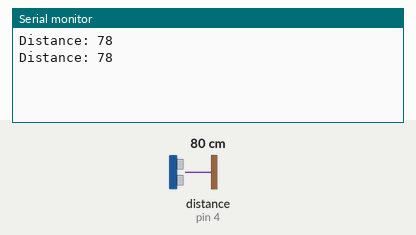
Bench run of a sketch on a simulated Arduino Uno, built with avr-gcc and run on an emulated ATmega328P. Shown: the last lines printed to the serial monitor. Wiring (inferred from the names in the program): ultrasonic range finder: trigger pin 5; echo pin 4. The test bench sets the inputs (shaded band); at power-on: distance to the obstacle (sensor on pin 4) 80 cm. The echo pulse lasts 58.3 µs per cm.

Above: at 2.8 s.
2.9 s: distance to the obstacle (sensor on pin 4) set to 2 cm
At 4.5 s:
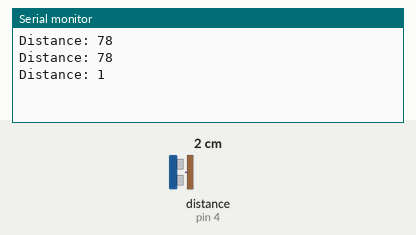
5.6 s: distance to the obstacle (sensor on pin 4) set to 4 cm
At 7.2 s:
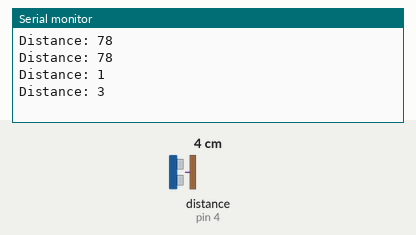
Timing chart, 0 to 8.7 s (numbered marks = the images above; inputs shaded):
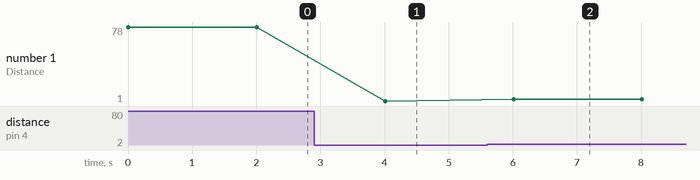

The sketch:

ultrasonido.ino
```cpp
const int trigPin = 5;  //D1
const int echoPin = 4;  //D2

// defines variables
long duration;
int distance;

void setup() {
pinMode(trigPin, OUTPUT); // Sets the trigPin as an Output
pinMode(echoPin, INPUT); // Sets the echoPin as an Input
Serial.begin(115200); // Starts the serial communication
}

void loop() {

// Clears the trigPin
digitalWrite(trigPin, LOW);
delayMicroseconds(2);

// Sets the trigPin on HIGH state for 10 micro seconds
digitalWrite(trigPin, HIGH);
delayMicroseconds(10);
digitalWrite(trigPin, LOW);

// Reads the echoPin, returns the sound wave travel time in microseconds
duration = pulseIn(echoPin, HIGH);

// Calculating the distance
distance= duration*0.034/2;
// Prints the distance on the Serial Monitor
Serial.print("Distance: ");
Serial.println(distance);
delay(2000);
}
```

Measured:
- after the input at 2.9 s, the serial monitor: prints a new line after 1.1 s (image 1)
- after the input at 5.6 s, the serial monitor: prints a new line after 0.41 s (image 2)
- plotted number 1: 78 → 1 after the input at 2.9 s, 1 → 3 after the input at 5.6 s
